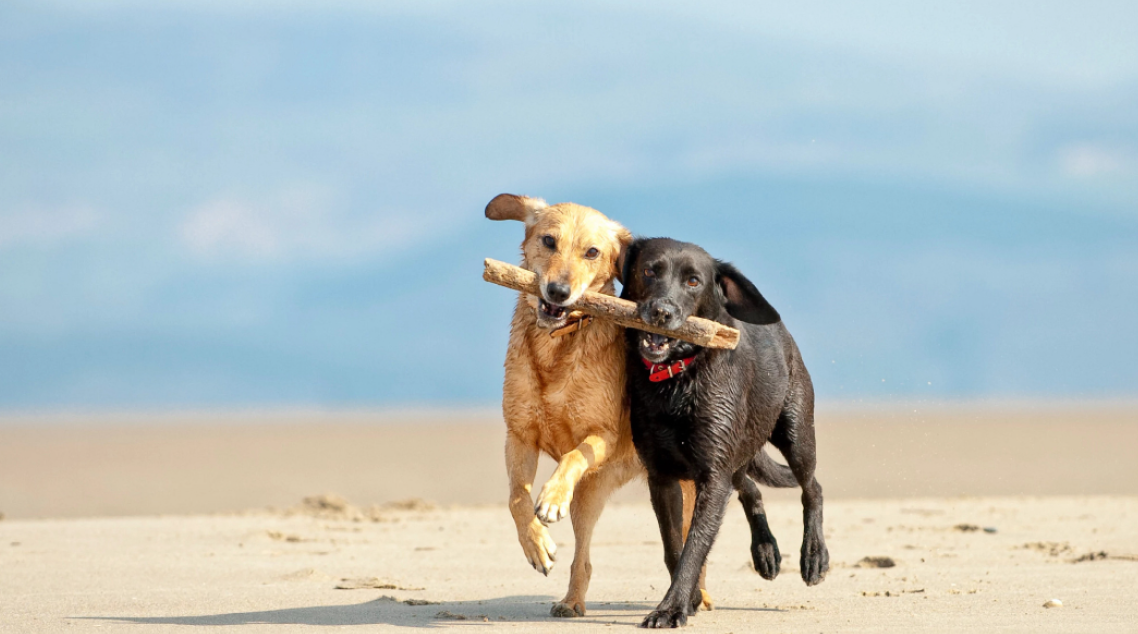
#> input picture src/data/Screenshot from 2024-11-01 08-24-58.png, 1138 x 634 px
$ python fft_segmentation.py
#> lines starting #> are read from the running program, lines starting #| are printed output that depends on the picture; after the words box and inside, x2 and y2 are one past the last pixel; in counts of white or black regions, pixels touching at a corner belong together
#> further down, img is the input picture: shape (634, 1138, 3); mean B, G, R 190.8, 191.3, 180.8
import matplotlib.pyplot as plt
import numpy as np
from scipy import fftpack
import cv2
from sklearn.cluster import DBSCAN

def adaptive_threshold(image):
    _, binary_mask = cv2.threshold(image, 0, 1, cv2.THRESH_BINARY + cv2.THRESH_OTSU)
    return binary_mask

def fft_segmentation_adaptive(image, percentile=0.5):
#> called with percentile = 0.5
    if len(image.shape) == 3:
        h, w, z = image.shape
#> h = 634; w = 1138; z = 3
    else:
        h, w = image.shape
        z = 1

    combined_mask = np.zeros((h, w), dtype=np.uint32)

    for band in range(z):
        band_data = image[:, :, band] if z > 1 else image

        F = fftpack.fftshift(fftpack.fft2(band_data))
        spectrum = np.abs(F)

        highpass_radius = int(np.percentile(spectrum, percentile))

        y, x = np.ogrid[:h, :w]
        center_y, center_x = h // 2, w // 2
        mask = (x - center_x)**2 + (y - center_y)**2 > highpass_radius**2
        F_filtered = F * mask

        filtered_image = np.abs(fftpack.ifft2(fftpack.ifftshift(F_filtered)))

        prob_map = (filtered_image - filtered_image.min()) / (filtered_image.max() - filtered_image.min())
        combined_mask = np.maximum(combined_mask, prob_map)
#> this loop made 3 passes
#> highpass_radius on passes 1 to 3: 110, 106, 110
#> pass 1, in fft_segmentation_adaptive, `band_data = image[:, :, band] if z > 1 else image`:
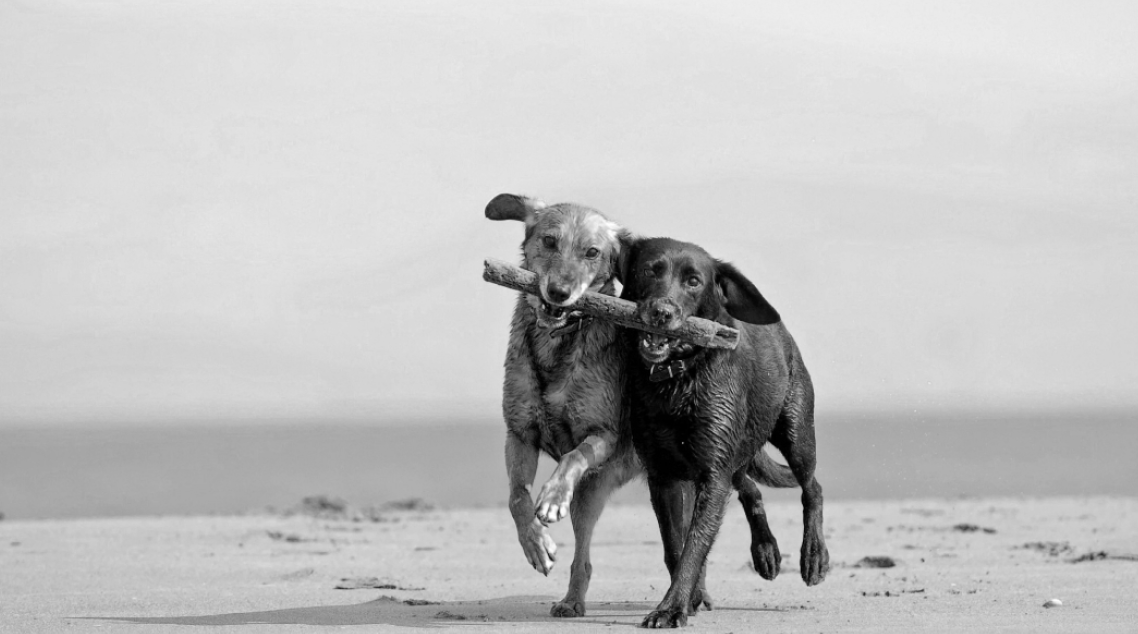
#> band_data: shape (634, 1138); min 0, max 255, mean 190.8
#> pass 1, in fft_segmentation_adaptive, `mask = (x - center_x)**2 + (y - center_y)**2 > highpass_radius**2`:
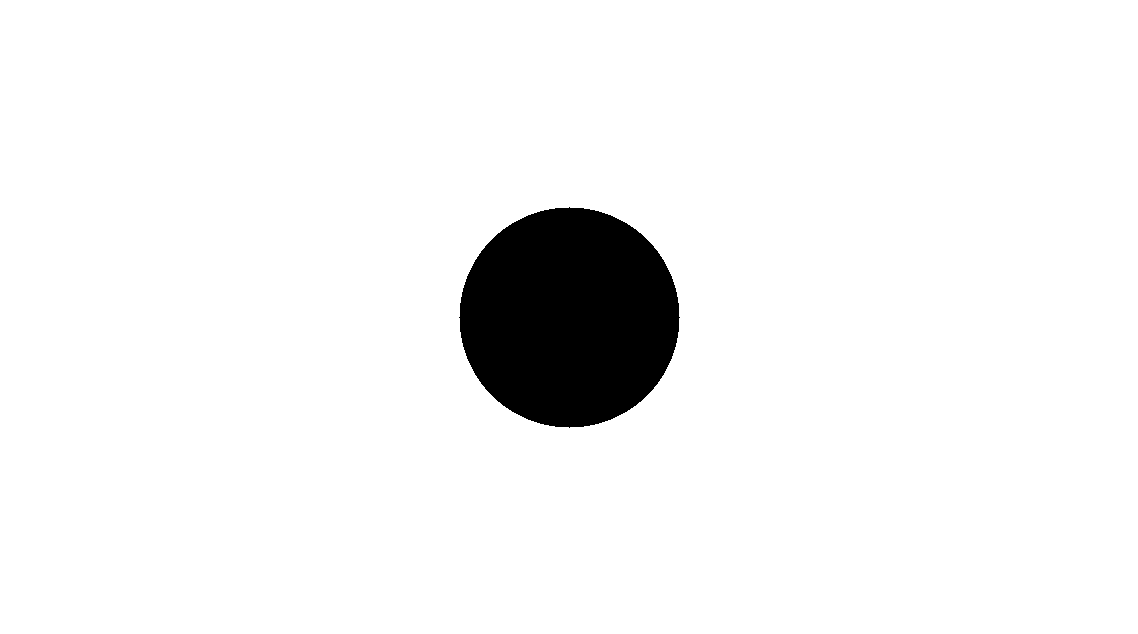
#> mask: shape (634, 1138) bool; 94.7% white; 1 black region, box (x1, y1, x2, y2) and area: (459, 207, 680, 428) 37981
#> pass 1, in fft_segmentation_adaptive, `filtered_image = np.abs(fftpack.ifft2(fftpack.ifftshift(F_filtered)))`:
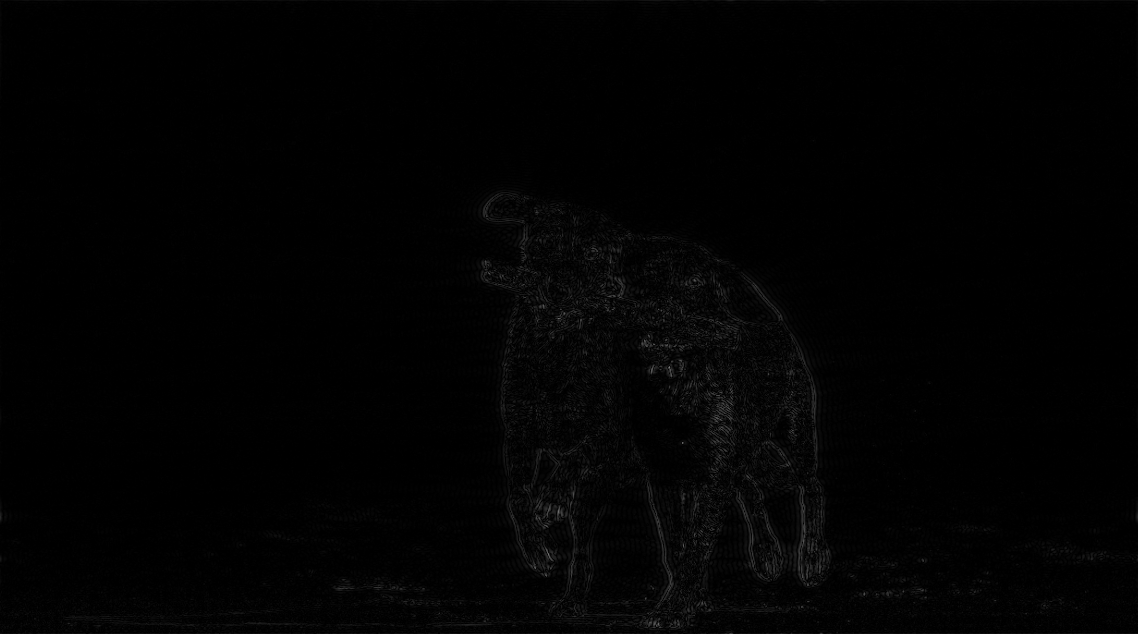
#> filtered_image: shape (634, 1138) float64; min 6.35e-06, max 123.1, mean 2.6
#> after the loop:
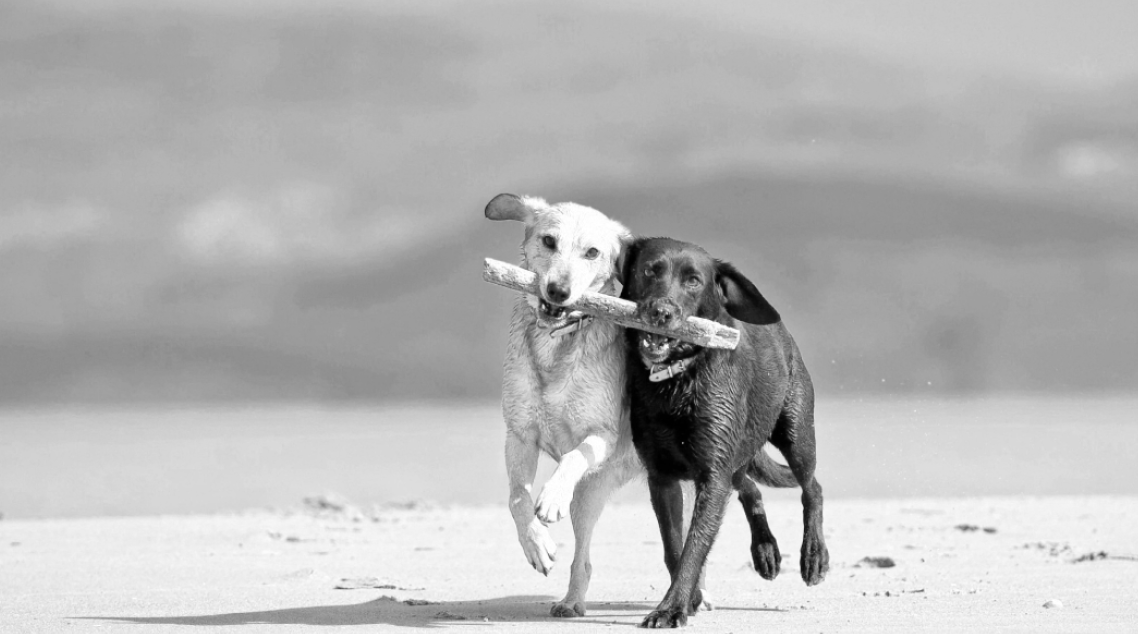
#> band_data: shape (634, 1138); min 0, max 255, mean 180.8
#> after the loop:
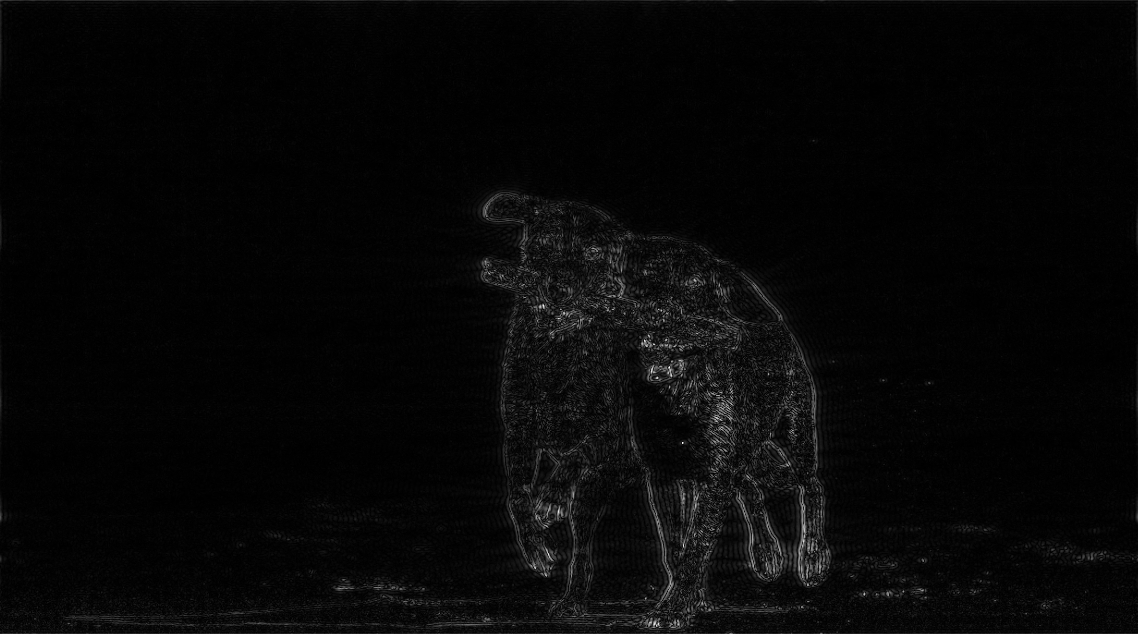
#> combined_mask: shape (634, 1138) float64; min 7.74e-05, max 1, mean 0.0295

    return combined_mask

def apply_clustering(prob_mask, eps=0.1, min_samples=10):
#> called with eps = 0.05, min_samples = 50
    h, w = prob_mask.shape
#> h = 634; w = 1138
    prob_mask_1d = prob_mask.reshape(-1, 1)

    dbscan = DBSCAN(eps=eps, min_samples=min_samples)
#> (the run stopped early here; a loop or call above may not have finished)
